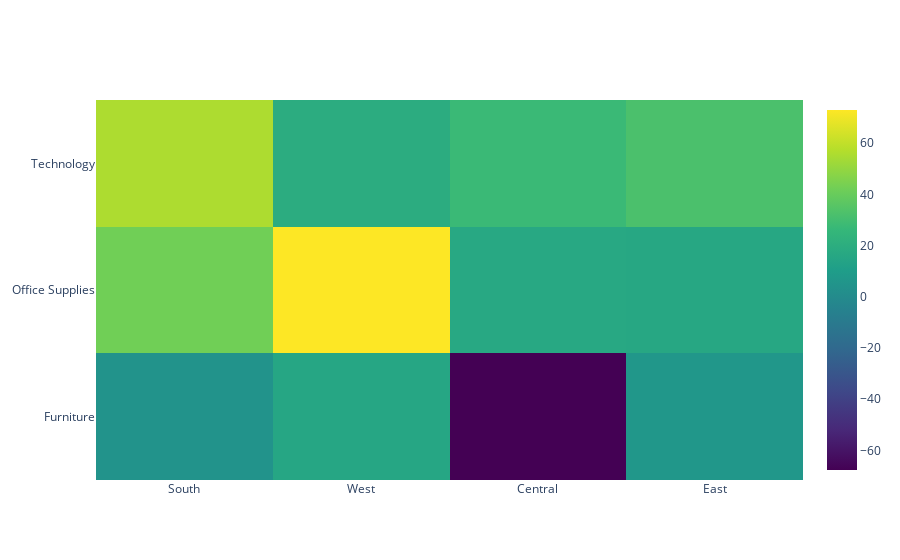

Notebook cell for this chart:
### Markdown cell above
#### From above we can conclude that Office Supplies have highest demand compared to the others

### Code cell
trace=go.Heatmap(x=df['Region'],
                y=df['Category'],
                z=df['Profit'],
                type='heatmap',
                 colorscale='Viridis'
                )

data = [trace]
fig = go.Figure(data = data)
iplot(fig)

### Figure 1 — Plotly figure (JSON) as saved in the notebook; plotly's stock layout.template omitted (floating-point values rounded to 4 significant figures; data arrays with more than 128 entries replaced by an {"elided": "..."} marker saying what was removed)
{"data": [{"colorscale": [[0, "#440154"], [0.1111, "#482878"], [0.2222, "#3e4989"], [0.3333, "#31688e"], [0.4444, "#26828e"], [0.5556, "#1f9e89"], [0.6667, "#35b779"], [0.7778, "#6ece58"], [0.8889, "#b5de2b"], [1, "#fde725"]], "type": "heatmap", "x": {"elided": "9977 str values"}, "y": {"elided": "9977 str values"}, "z": {"elided": "9977 float values"}}], "layout": {}}
